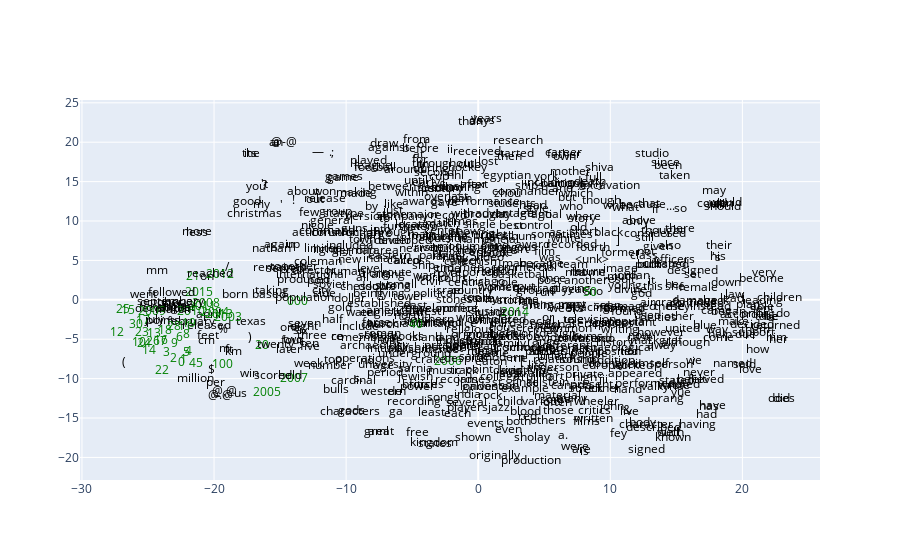

Here is the notebook cell this chart was saved with:
### Code cell
numeric = embeddings_df_tsne.index.str.isnumeric()
color = np.where(numeric, "green", "black")
fig = go.Figure()

fig.add_trace(
    go.Scatter(
        x=embeddings_df_tsne[0],
        y=embeddings_df_tsne[1],
        mode="text",
        text=embeddings_df_tsne.index,
        textposition="middle center",
        textfont=dict(color=color),
    )
)
# fig.write_html("word2vec_visualization.html")
fig

### Figure 1 — Plotly figure (JSON) as saved in the notebook; plotly's stock layout.template omitted (floating-point values rounded to 4 significant figures; data arrays with more than 128 entries replaced by an {"elided": "..."} marker saying what was removed)
{"data": [{"mode": "text", "text": {"elided": "721 str values"}, "textfont": {"color": {"elided": "721 str values"}}, "textposition": "middle center", "type": "scatter", "x": {"elided": "721 float values"}, "y": {"elided": "721 float values"}}], "layout": {}}
